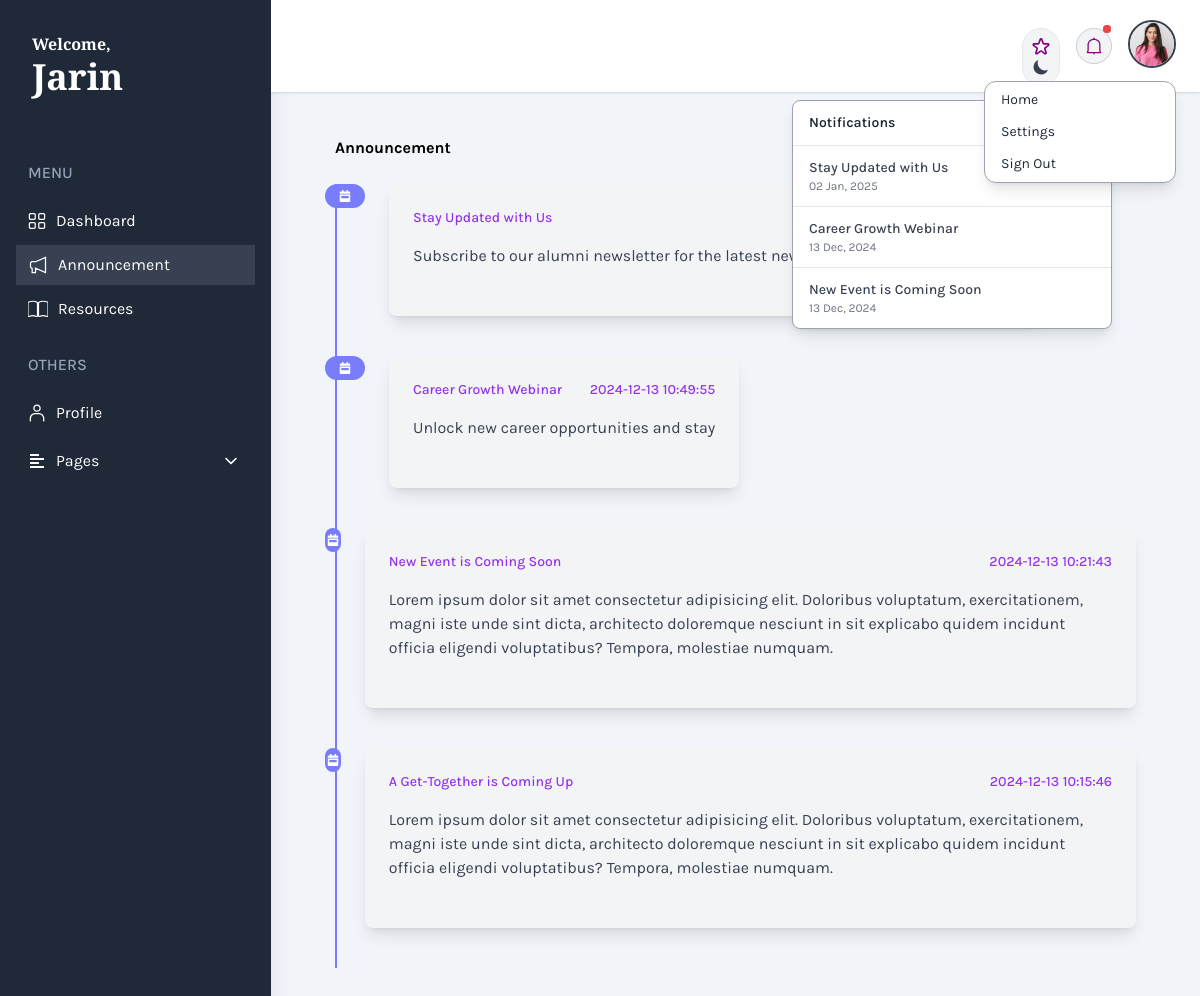
The page /student/student_announcement.php (signed in) on the database its author committed.
### tables this page shows
CREATE TABLE `user` (
  `u_id` varchar(20) NOT NULL,
  `first_Name` varchar(100) NOT NULL,
  `last_Name` varchar(100) NOT NULL,
  `email` varchar(100) NOT NULL,
  `password` varchar(100) NOT NULL,
  `status` varchar(100) NOT NULL,
  `role` varchar(100) NOT NULL
);

CREATE TABLE `announcement` (
  `announcement_id` varchar(30) NOT NULL,
  `title` varchar(255) NOT NULL,
  `content` text NOT NULL,
  `created_at` timestamp NOT NULL DEFAULT current_timestamp(),
  `read_state` tinyint(1) DEFAULT 0
);

CREATE TABLE `student` (
  `student_id` varchar(20) NOT NULL,
  `class_id` varchar(20) NOT NULL,
  `department` text NOT NULL,
  `batch` varchar(20) NOT NULL,
  `contact_number` int(11) NOT NULL,
  `full_address` varchar(200) NOT NULL,
  `city` text NOT NULL,
  `id_photo` varchar(200) NOT NULL
);

### student/student_announcement.php (the view, shortened to what this page needs)
<?php
	if ($_SESSION['login'] == TRUE && $_SESSION['status'] == 'Active') {
		include("../db_con/dbCon.php");
	?>
<!DOCTYPE html>
<html lang="en">
<head>
    <link href="https://cdn.jsdelivr.net/npm/daisyui@4.11.1/dist/full.min.css" rel="stylesheet" type="text/css" />
    <script src="https://cdn.tailwindcss.com"></script>
    <link href="https://cdn.jsdelivr.net/npm/tailwindcss@2.2.19/dist/tailwind.min.css" rel="stylesheet">
    <link href="https://cdnjs.cloudflare.com/ajax/libs/tailwindcss/2.2.19/tailwind.min.css" rel="stylesheet">
</head>
<body class="bg-slate-100 font-family-karla flex" x-data="setup()" :class="{ 'dark': isDark }">
    <aside class="relative h-screen w-[350px] hidden sm:block shadow-xl bg-gray-800">
        <div class="p-8 mb-5 ">
            <a class="text-white text-base font-bold font-garamond hover:text-gray-300">Welcome,</a>
            <?php
			    $a=$_SESSION['student_id'];
				$result = mysqli_query($db,"SELECT * FROM user, student WHERE user.u_id=student.student_id AND user.status='Active' AND user.u_id='$a'");
				if($row = mysqli_fetch_array($result)) {
							?>
                    <h1 class="text-4xl font-garamond font-bold text-white dark:text-white">
                    <?php echo $row['first_Name'];?></h1>
                <?php
							}
				?>
        </div>
        <nav class="text-white text-base  pt-3">
            <h3 class="mb-4 ml-7 text-base font-medium text-slate-400">MENU</h3>
            <a href="student_dashboard.php" class="flex items-center text-white gap-2.5 py-2 px-3 ml-4 mr-4 my-1 nav-item">
                Dashboard
            </a>
            <a href="student_announcement.php" class="flex items-center text-white py-2 px-3 ml-4 mr-4 my-1 active-nav-link gap-2.5">
              <svg xmlns="http://www.w3.org/2000/svg" viewBox="0 0 24 24" fill="none" stroke="white" stroke-width="1.5" height="20" width="20">
                <path d="M9,8.087,21,3V21L9,15.913V21H5V15.913a2,2,0,0,1-2-2V10.087a2,2,0,0,1,2-2Z"/>
              </svg>Announcement
            </a>
            <a href="student_resources.php" class="flex items-center text-white py-2 px-3 ml-4 mr-4 my-1 nav-item gap-2.5">
                Resources
            </a>
      <div>
        <h3 class="mb-4 ml-7 mt-6 text-base font-medium text-slate-400">OTHERS</h3>
            <a href="student_profile.php" class="flex items-center text-white gap-2.5 py-2 px-3 ml-4 mr-4 my-1 nav-item">
                Profile
            </a>
            <details class="group relative">
              <summary class="flex items-center justify-between text-white py-2 px-3.5 mx-4 my-2 nav-item cursor-pointer">
                <i class="fas fa-align-left mr-3"></i>
                <span class="flex-1">Pages</span>
              </summary>
            </details>
      </div>
        </nav>
    </aside>
    <div class="w-full flex flex-col h-screen overflow-y-auto overflow-x-hidden dark:bg-gray-900">
        <header class="sticky top-0 z-999 w-full items-center bg-white dark:bg-gray-800 shadow pt-5 px-6  hidden sm:flex">
            <div class="w-1/2">
            <h1 class="mb-36 lg:mb-0 -ml-10 lg:-ml-0 lg:text-4xl font-garamond flex dark:text-white multicolor-text"><img src="images/logo (2).png" alt="" class="lg:w-14 w-14 -mt-1"></h1>
            </div>
            <div class="w-1/2 flex justify-end gap-4">
            <div class="pt-2">
              <button
                aria-hidden="true"
                @click="toggleTheme"
                class="group p-2 transition-colors duration-200 rounded-full bg-gray-100 border hover:bg-blue-200 dark:bg-gray-50 dark:hover:bg-gray-200 text-gray-900 focus:outline-none"
              >
              </button>
            </div>
        <div x-data="{
            dropdownOpen: false,
            unreadCount: 0,
            fetchUnreadCount() {
                fetch('check_unread.php')
                    .then(res => res.json())
                    .then(data => {
                        this.unreadCount = data.unread_count;
                    });
            },
            markAsRead() {
                fetch('mark_as_read.php', { method: 'POST' })
                    .then(() => {
                        this.unreadCount = 0; // Red dot hide
                    });
            }
            }" x-init="fetchUnreadCount(); setInterval(fetchUnreadCount, 5000)" class="relative">
            <a
                class="relative flex h-9 w-9 items-center justify-center rounded-full top-2 border border-gray-300 bg-gray-100 hover:text-primary dark:border-strokedark dark:bg-meta-4 dark:text-white"
                href="#"
                @click.prevent="dropdownOpen = !dropdownOpen; notifying = false"
            >
                <a href="#"
                @click.prevent="dropdownOpen = !dropdownOpen; markAsRead();"
                class="relative flex h-9 w-9 -top-7 items-center justify-center rounded-full border border-gray-300 bg-gray-100 hover:text-primary dark:border-strokedark dark:bg-meta-4 dark:text-white">
                  <span
                      x-show="unreadCount > 0"
                      class="absolute -top-1 right-0 z-10 h-2 w-2 rounded-full bg-red-500"
                  >
                      <span
                          class="absolute -z-1 inline-flex h-full w-full animate-ping rounded-full bg-red-500 opacity-75"
                      ></span>
                  </span>
              </a>
            <div
                x-show="dropdownOpen"
                @click.outside="dropdownOpen = false"
                class="absolute right-0 mt-2 w-80 rounded-lg border border-gray-400 bg-white shadow-lg dark:border-gray-700 dark:bg-gray-800"
                x-transition
            >
                <div class="px-4 py-3 border-b border-gray-200 dark:border-gray-700">
                    <h5 class="text-sm font-semibold text-gray-800 dark:text-gray-200">
                        Notifications
                    </h5>
                </div>
                <ul class="max-h-56 overflow-y-auto divide-y divide-gray-200 dark:divide-gray-700">
                    <?php
                    $sql = "SELECT * FROM announcement ORDER BY created_at DESC LIMIT 3";
                    $query = mysqli_query($db, $sql);
                    if(mysqli_num_rows($query) > 0) {
                        while ($rows = mysqli_fetch_assoc($query)) {
                            $announcement_title = $rows['title'];
                            $posted_date = $rows['created_at'];
                    ?>
                        <li>
                            <a
                                href="#"
                                class="block px-4 py-3 transition-all hover:bg-gray-100 dark:hover:bg-gray-700"
                            >
                                <p class="text-sm font-medium text-gray-700 dark:text-gray-200">
                                    <?php echo htmlspecialchars($announcement_title); ?>
                                </p>
                                <span class="block text-xs text-gray-500 dark:text-gray-400">
                                    <?php echo date('d M, Y', strtotime($posted_date)); ?>
                                </span>
                            </a>
                        </li>
                    <?php
                        }
                    } else { ?>
                        <li class="px-4 py-3 text-sm text-gray-500 dark:text-gray-400">
                            No new notifications.
                        </li>
                    <?php } ?>
                </ul>
            </div>
        </div>
        <div x-data="{ isOpen: false }" class="relative">
                <button
                  @click="isOpen = !isOpen"
                  class="relative z-10 w-12 h-12 rounded-full overflow-hidden border-2 border-gray-700 hover:border-gray-300 focus:outline-none"
                >
                  <img
                    src="../upload/images/<?php echo $row['id_photo']; ?>"
                    alt="User Profile"
                    class="w-full h-full object-cover"
                  />
                </button>
                <button x-show="isOpen" @click="isOpen = false" class="h-full w-full fixed inset-0 cursor-default"></button>
                <div
                  x-show="isOpen"
                  @click.outside="isOpen = false"
                  class="absolute right-0 mt-2 w-48 rounded-xl border border-gray-400 dark:border-gray-700 bg-white shadow-lg dark:bg-gray-800"
                  x-transition
                  >
                  <a
                    href="../index.php"
                    class="block mx-2 px-2 my-1 py-1 rounded-lg text-sm dark:text-gray-200 hover:bg-gray-200 dark:hover:bg-gray-700"
                  >
                    Home
                  </a>
                  <a
                    href="../alumni/alumni_settings.php"
                    class="block mx-2 px-2 my-1 py-1 rounded-lg text-sm dark:text-gray-200 hover:bg-gray-200 dark:hover:bg-gray-700"
                  >
                    Settings
                  </a>
                  <a
                    href="../logout.php"
                    class="block mx-2 px-2 my-1 py-1 rounded-lg text-sm dark:text-gray-200 hover:bg-gray-200 dark:hover:bg-gray-700"
                  >
                    Sign Out
                  </a>
                </div>
              </div>
        </div>
      </header>
        <main>
          <div class="lg:mx-10 mx-auto max-w-screen-2xl my-5 p-4 md:p-6 2xl:p-10">
            <div
              class="mb-6 flex flex-col gap-3 sm:flex-row sm:items-center sm:justify-between"
            >
              <h2 class="text-title-md2 font-bold text-black dark:text-white">
                Announcement
              </h2>
              <nav>
                <ol class="flex items-center gap-2">
                  <li>
                    <a class="font-medium dark:text-white" href="index.html">Dashboard /</a>
                  </li>
                  <li class="font-medium dark:text-purple-400">Announcement</li>
                </ol>
              </nav>
            </div>
            <?php
                $sql = "SELECT * FROM announcement ORDER BY created_at DESC";
                $query = mysqli_query($db, $sql);
                if(mysqli_num_rows($query) > 0) {
                while ($rows = mysqli_fetch_assoc($query)) {
                    $announcement_title = $rows['title'];
                    $content = $rows['content'];
                    $posted_date = $rows['created_at']; ?>
                        <ol >
                        <li class="border-l-2 border-[#797DFC]">
                            <div class="md:flex flex-start">
                            <div class="bg-[#797DFC] w-10 h-6 flex items-center justify-center rounded-full -ml-3">
                            </div>
                            <div class="block p-6 rounded-lg shadow-lg bg-gray-100 max-w-screen ml-6 mb-10 dark:bg-gray-800">
                                <div class="flex justify-between mb-4">
                                <h3 class="font-medium text-purple-600 hover:text-purple-700 focus:text-purple-800 duration-300 transition ease-in-out text-sm"><?php echo $announcement_title; ?></h3>
                                <h3 class="font-medium text-purple-600 hover:text-purple-700 focus:text-purple-800 duration-300 transition ease-in-out text-sm dark:text-white"><?php echo $posted_date; ?></h3>
                                </div>
                                <p class="text-gray-700 mb-6 dark:text-white"><?php echo $content; ?></p>
                            </div>
                            </div>
                        </li>
                        </ol>
                        <?php
                }
                }?>
          </div>
        </main>
    </div>
</body>
</html>
<?php
	} else {
		header('location:login.php?deactivate');
	}
?>

### student/student_announcement.php (style rules this page uses)
.font-garamond { font-family: "EB Garamond", serif; }
.font-family-karla { font-family: karla; }
.active-nav-link { background: #374151; }

### rows shown on the page
user: first_Name "Jarin", student.id_photo (picture)
announcement: title "Stay Updated with Us", created_at "02 Jan, 2025", content "Subscribe to our alumni newsletter for the latest news, events, and success stories."
announcement: title "Career Growth Webinar", created_at "13 Dec, 2024", created_at "2024-12-13 10:49:55", content "Unlock new career opportunities and stay"
announcement: title "New Event is Coming Soon", created_at "13 Dec, 2024", created_at "2024-12-13 10:21:43", content "Lorem ipsum dolor sit amet consectetur adipisicing elit. Doloribus voluptatum, exercitationem, magni iste unde sint dicta, architecto doloremque nesciunt in sit explicabo quidem incidunt officia eligendi voluptatibus? Tempora, molestiae numquam."
announcement: title "A Get-Together is Coming Up", created_at "2024-12-13 10:15:46", content "Lorem ipsum dolor sit amet consectetur adipisicing elit. Doloribus voluptatum, exercitationem, magni iste unde sint dicta, architecto doloremque nesciunt in sit explicabo quidem incidunt officia eligendi voluptatibus? Tempora, molestiae numquam."
